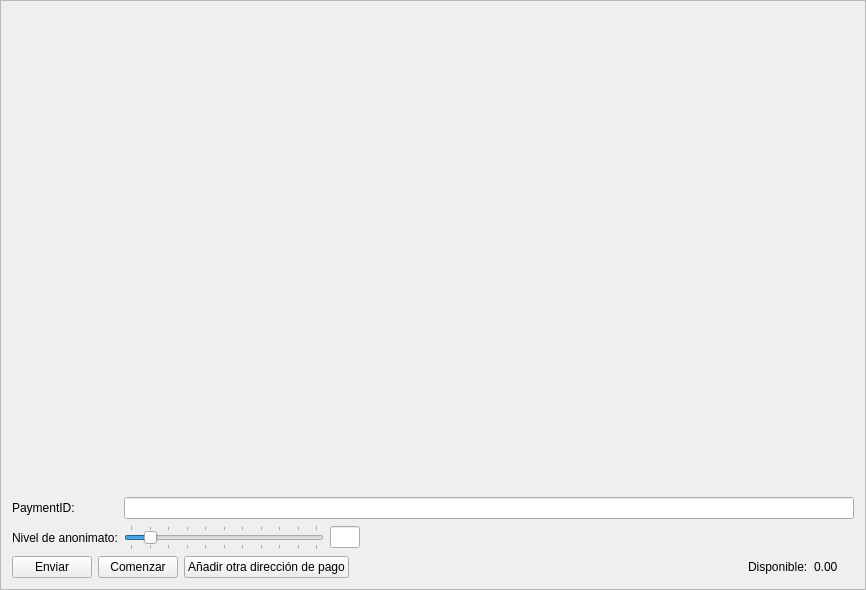
<?xml version="1.0" encoding="UTF-8"?>
<ui version="4.0">
 <class>SendFrame</class>
 <widget class="QFrame" name="SendFrame">
  <property name="geometry">
   <rect>
    <x>0</x>
    <y>0</y>
    <width>866</width>
    <height>590</height>
   </rect>
  </property>
  <property name="windowTitle">
   <string>Marco</string>
  </property>
  <property name="frameShape">
   <enum>QFrame::StyledPanel</enum>
  </property>
  <property name="frameShadow">
   <enum>QFrame::Raised</enum>
  </property>
  <layout class="QVBoxLayout" name="m_send_frame_main_layout">
   <item>
    <widget class="QScrollArea" name="m_transfersScrollarea">
     <property name="frameShape">
      <enum>QFrame::NoFrame</enum>
     </property>
     <property name="widgetResizable">
      <bool>true</bool>
     </property>
     <widget class="QWidget" name="scrollAreaWidgetContents">
      <property name="geometry">
       <rect>
        <x>0</x>
        <y>0</y>
        <width>840</width>
        <height>446</height>
       </rect>
      </property>
      <layout class="QVBoxLayout" name="m_send_frame_layout">
       <property name="leftMargin">
        <number>0</number>
       </property>
       <property name="topMargin">
        <number>0</number>
       </property>
       <property name="rightMargin">
        <number>0</number>
       </property>
       <property name="bottomMargin">
        <number>0</number>
       </property>
       <item>
        <spacer name="verticalSpacer">
         <property name="orientation">
          <enum>Qt::Vertical</enum>
         </property>
         <property name="sizeHint" stdset="0">
          <size>
           <width>20</width>
           <height>445</height>
          </size>
         </property>
        </spacer>
       </item>
      </layout>
     </widget>
    </widget>
   </item>
   <item>
    <layout class="QGridLayout" name="gridLayout">
     <property name="topMargin">
      <number>5</number>
     </property>
     <item row="1" column="2">
      <widget class="QLineEdit" name="m_mixinEdit">
       <property name="maximumSize">
        <size>
         <width>30</width>
         <height>16777215</height>
        </size>
       </property>
       <property name="text">
        <string notr="true"/>
       </property>
       <property name="maxLength">
        <number>5</number>
       </property>
       <property name="alignment">
        <set>Qt::AlignCenter</set>
       </property>
       <property name="readOnly">
        <bool>true</bool>
       </property>
      </widget>
     </item>
     <item row="0" column="1" colspan="3">
      <widget class="QLineEdit" name="m_paymentIdEdit"/>
     </item>
     <item row="1" column="0">
      <widget class="QLabel" name="label_2">
       <property name="text">
        <string>Nivel de anonimato:</string>
       </property>
      </widget>
     </item>
     <item row="1" column="3">
      <spacer name="horizontalSpacer">
       <property name="orientation">
        <enum>Qt::Horizontal</enum>
       </property>
       <property name="sizeType">
        <enum>QSizePolicy::Expanding</enum>
       </property>
       <property name="sizeHint" stdset="0">
        <size>
         <width>298</width>
         <height>20</height>
        </size>
       </property>
      </spacer>
     </item>
     <item row="0" column="0">
      <widget class="QLabel" name="label_6">
       <property name="text">
        <string>PaymentID:</string>
       </property>
      </widget>
     </item>
     <item row="1" column="1">
      <widget class="QSlider" name="m_mixinSlider">
       <property name="maximumSize">
        <size>
         <width>200</width>
         <height>16777215</height>
        </size>
       </property>
       <property name="maximum">
        <number>10</number>
       </property>
       <property name="pageStep">
        <number>1</number>
       </property>
       <property name="value">
        <number>1</number>
       </property>
       <property name="tracking">
        <bool>false</bool>
       </property>
       <property name="orientation">
        <enum>Qt::Horizontal</enum>
       </property>
       <property name="tickPosition">
        <enum>QSlider::TicksBothSides</enum>
       </property>
       <property name="tickInterval">
        <number>1</number>
       </property>
      </widget>
     </item>
    </layout>
   </item>
   <item>
    <layout class="QHBoxLayout" name="horizontalLayout">
     <item>
      <widget class="QPushButton" name="m_sendButton">
       <property name="text">
        <string>Enviar</string>
       </property>
       <property name="icon">
        <iconset resource="../../resources.qrc">
         <normaloff>:/icons/send</normaloff>:/icons/send</iconset>
       </property>
      </widget>
     </item>
     <item>
      <widget class="QPushButton" name="m_clearAllButton">
       <property name="text">
        <string>Comenzar</string>
       </property>
       <property name="icon">
        <iconset resource="../../resources.qrc">
         <normaloff>:/icons/remove</normaloff>:/icons/remove</iconset>
       </property>
      </widget>
     </item>
     <item>
      <widget class="QPushButton" name="m_addRecipientButton">
       <property name="text">
        <string>Añadir otra dirección de pago</string>
       </property>
       <property name="icon">
        <iconset resource="../../resources.qrc">
         <normaloff>:/icons/add</normaloff>:/icons/add</iconset>
       </property>
      </widget>
     </item>
     <item>
      <spacer name="horizontalSpacer_2">
       <property name="orientation">
        <enum>Qt::Horizontal</enum>
       </property>
       <property name="sizeHint" stdset="0">
        <size>
         <width>40</width>
         <height>20</height>
        </size>
       </property>
      </spacer>
     </item>
     <item>
      <widget class="QLabel" name="label_4">
       <property name="text">
        <string>Disponible:</string>
       </property>
      </widget>
     </item>
     <item>
      <widget class="QLabel" name="m_balanceLabel">
       <property name="text">
        <string notr="true">0.00 </string>
       </property>
      </widget>
     </item>
     <item>
      <widget class="QLabel" name="m_tickerLabel">
       <property name="text">
        <string notr="true"/>
       </property>
      </widget>
     </item>
    </layout>
   </item>
  </layout>
 </widget>
 <tabstops>
  <tabstop>m_paymentIdEdit</tabstop>
  <tabstop>m_mixinSlider</tabstop>
  <tabstop>m_sendButton</tabstop>
  <tabstop>m_clearAllButton</tabstop>
  <tabstop>m_addRecipientButton</tabstop>
  <tabstop>m_transfersScrollarea</tabstop>
  <tabstop>m_mixinEdit</tabstop>
 </tabstops>
 <resources>
  <include location="../../resources.qrc"/>
 </resources>
 <connections>
  <connection>
   <sender>m_addRecipientButton</sender>
   <signal>clicked()</signal>
   <receiver>SendFrame</receiver>
   <slot>addRecipientClicked()</slot>
   <hints>
    <hint type="sourcelabel">
     <x>282</x>
     <y>561</y>
    </hint>
    <hint type="destinationlabel">
     <x>432</x>
     <y>294</y>
    </hint>
   </hints>
  </connection>
  <connection>
   <sender>m_clearAllButton</sender>
   <signal>clicked()</signal>
   <receiver>SendFrame</receiver>
   <slot>clearAllClicked()</slot>
   <hints>
    <hint type="sourcelabel">
     <x>154</x>
     <y>561</y>
    </hint>
    <hint type="destinationlabel">
     <x>432</x>
     <y>294</y>
    </hint>
   </hints>
  </connection>
  <connection>
   <sender>m_sendButton</sender>
   <signal>clicked()</signal>
   <receiver>SendFrame</receiver>
   <slot>sendClicked()</slot>
   <hints>
    <hint type="sourcelabel">
     <x>53</x>
     <y>561</y>
    </hint>
    <hint type="destinationlabel">
     <x>432</x>
     <y>294</y>
    </hint>
   </hints>
  </connection>
  <connection>
   <sender>m_mixinSlider</sender>
   <signal>valueChanged(int)</signal>
   <receiver>SendFrame</receiver>
   <slot>mixinValueChanged(int)</slot>
   <hints>
    <hint type="sourcelabel">
     <x>221</x>
     <y>520</y>
    </hint>
    <hint type="destinationlabel">
     <x>432</x>
     <y>294</y>
    </hint>
   </hints>
  </connection>
 </connections>
 <slots>
  <slot>sendClicked()</slot>
  <slot>clearAllClicked()</slot>
  <slot>addRecipientClicked()</slot>
  <slot>mixinValueChanged(int)</slot>
 </slots>
</ui>
